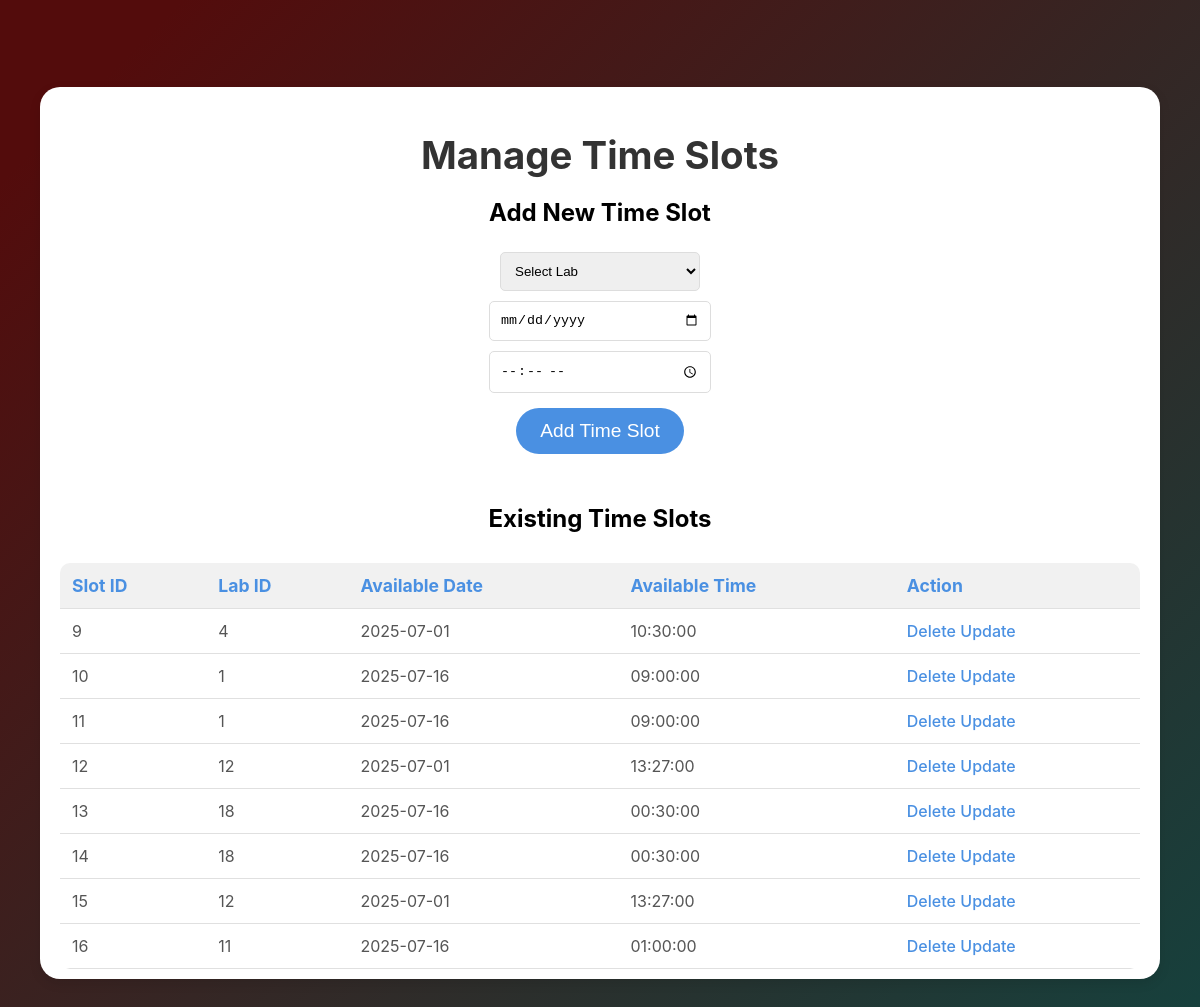
Page /manage_slots.php (signed in) on the committed database.
### tables this page shows
CREATE TABLE `time_slots` (
  `slot_id` int(11) NOT NULL,
  `instructor_id` int(11) NOT NULL,
  `lab_id` int(11) NOT NULL,
  `available_date` date NOT NULL,
  `available_time` time NOT NULL,
  `is_booked` tinyint(1) DEFAULT 0
);

### manage_slots.php (the view, shortened to what this page needs)
<?php
include('db_connection.php');
?>
<!DOCTYPE html>
<html lang="en">
<head>
</head>
<body>
<div class="container">
    <h1>Manage Time Slots</h1>
    <div class="form-container">
        <h2>Add New Time Slot</h2>
        <form method="POST" action="">
            <select name="lab_id" required>
                <option value="">Select Lab</option>
            </select><br>
            <input type="date" name="available_date" required><br>
            <input type="time" name="available_time" required><br>
            <button type="submit" name="add_slot">Add Time Slot</button>
        </form>
    </div>
    <section id="time-slots">
        <h2>Existing Time Slots</h2>
        <table>
            <thead>
                <tr>
                    <th>Slot ID</th>
                    <th>Lab ID</th>
                    <th>Available Date</th>
                    <th>Available Time</th>
                    <th>Action</th>
                </tr>
            </thead>
            <tbody>
                <?php
                $sql = "SELECT * FROM time_slots";
                $result = $conn->query($sql);
                if ($result->num_rows > 0) {
                    while ($row = $result->fetch_assoc()) {
                        echo "<tr>
                                <td>{$row['slot_id']}</td>
                                <td>{$row['lab_id']}</td>
                                <td>{$row['available_date']}</td>
                                <td>{$row['available_time']}</td>
                                <td>
                                    <a href='?delete={$row['slot_id']}'>Delete</a>
                                    <a href='update_slot.php?slot_id={$row['slot_id']}'>Update</a>
                                </td>
                              </tr>";
                    }
                } else {
                    echo "<tr><td colspan='5'>No time slots found.</td></tr>";
                }
                ?>
            </tbody>
        </table>
    </section>
</div>
</body>
</html>

### manage_slots.php (style rules this page uses)
body { margin: 0; font-family: -apple-system, BlinkMacSystemFont, sans-serif; overflow: auto; background: linear-gradient(315deg, rgba(101,0,94,1) 3%, rgb(39, 100, 161) 38%, rgb(2, 82, 77) 68%, rgb(83, 12, 12) 98%); animation: gradient 15s ease infinite; background-size: 400% 400%; background-attachment: fixed; display: flex; justify-content: center; align-items: center; height: 100vh; text-align: center; }
.container { background-color: white; width: 90%; max-width: 1100px; padding: 20px; border-radius: 20px; box-shadow: 0 4px 12px rgba(0, 0, 0, 0.1); text-align: center; overflow-y: auto; max-height: 80vh; }
h1 { font-size: 2.4rem; color: #333; margin-bottom: 20px; }
button { padding: 12px 24px; font-size: 1.2rem; margin: 10px; background-color: #4A90E2; color: white; border: none; border-radius: 30px; cursor: pointer; transition: background-color 0.3s ease; }
table { width: 100%; margin-top: 30px; border-collapse: collapse; text-align: left; border-radius: 10px; overflow: hidden; }
table th, table td { padding: 12px; border-bottom: 1px solid #e0e0e0; }
table th { background-color: #f1f1f1; color: #4A90E2; font-size: 1.1rem; }
table td { background-color: #fff; color: #555; font-size: 1rem; }
table a { color: #4A90E2; text-decoration: none; font-weight: 500; }
section { margin-top: 40px; }
.form-container { margin-top: 20px; }
input, select { padding: 10px; margin: 5px; width: 200px; border: 1px solid #ddd; border-radius: 5px; }

### rows in the picture
time_slots: slot_id "9", lab "4", available_date "2025-07-01", available_time "10:30:00"
time_slots: slot_id "10", lab "1", available_date "2025-07-16", available_time "09:00:00"
time_slots: slot_id "11", lab "1", available_date "2025-07-16", available_time "09:00:00"
time_slots: slot_id "12", lab "12", available_date "2025-07-01", available_time "13:27:00"
time_slots: slot_id "13", lab "18", available_date "2025-07-16", available_time "00:30:00"
time_slots: slot_id "14", lab "18", available_date "2025-07-16", available_time "00:30:00"
time_slots: slot_id "15", lab "12", available_date "2025-07-01", available_time "13:27:00"
time_slots: slot_id "16", lab "11", available_date "2025-07-16", available_time "01:00:00"
